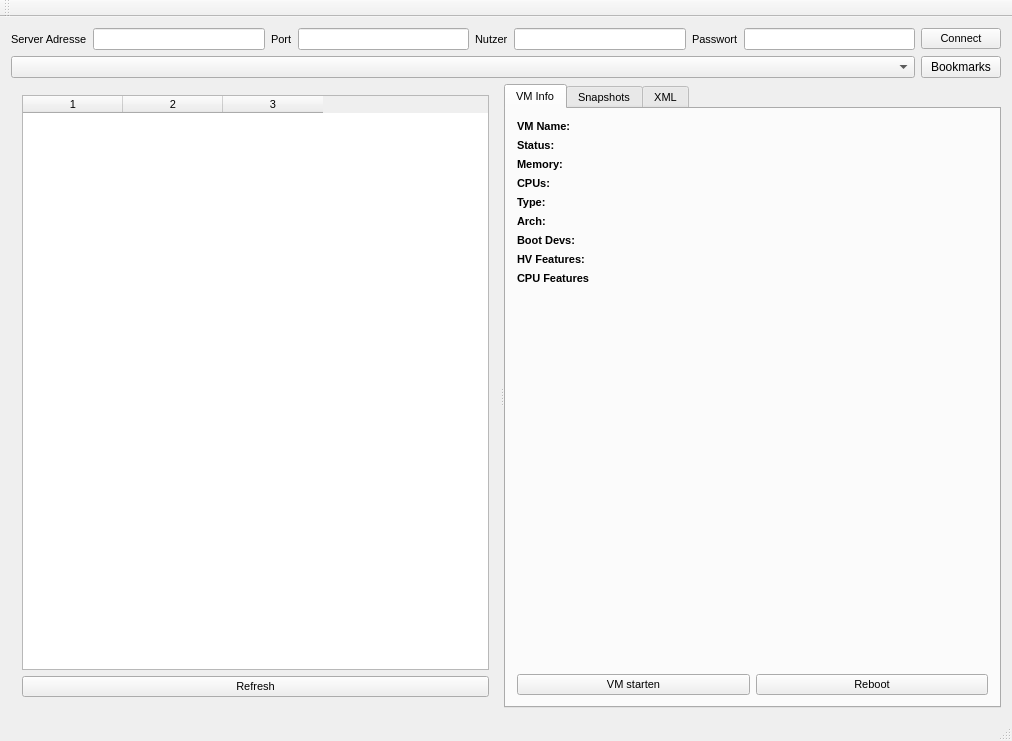
<?xml version="1.0" encoding="UTF-8"?>
<ui version="4.0">
 <class>VirshGui</class>
 <widget class="QMainWindow" name="VirshGui">
  <property name="geometry">
   <rect>
    <x>0</x>
    <y>0</y>
    <width>1012</width>
    <height>741</height>
   </rect>
  </property>
  <property name="windowTitle">
   <string>VirshGui</string>
  </property>
  <widget class="QWidget" name="centralWidget">
   <layout class="QVBoxLayout" name="verticalLayout">
    <item>
     <layout class="QHBoxLayout" name="horizontalLayout">
      <item>
       <widget class="QLabel" name="serverAddrLabel">
        <property name="font">
         <font>
          <pointsize>8</pointsize>
         </font>
        </property>
        <property name="text">
         <string>Server Adresse</string>
        </property>
       </widget>
      </item>
      <item>
       <widget class="QLineEdit" name="hostEdit">
        <property name="font">
         <font>
          <pointsize>8</pointsize>
         </font>
        </property>
       </widget>
      </item>
      <item>
       <widget class="QLabel" name="portLabel">
        <property name="font">
         <font>
          <pointsize>8</pointsize>
         </font>
        </property>
        <property name="text">
         <string>Port</string>
        </property>
       </widget>
      </item>
      <item>
       <widget class="QLineEdit" name="portEdit">
        <property name="font">
         <font>
          <pointsize>8</pointsize>
         </font>
        </property>
       </widget>
      </item>
      <item>
       <widget class="QLabel" name="userLabel">
        <property name="font">
         <font>
          <pointsize>8</pointsize>
         </font>
        </property>
        <property name="text">
         <string>Nutzer</string>
        </property>
       </widget>
      </item>
      <item>
       <widget class="QLineEdit" name="userEdit">
        <property name="font">
         <font>
          <pointsize>8</pointsize>
         </font>
        </property>
       </widget>
      </item>
      <item>
       <widget class="QLabel" name="passwordLabel">
        <property name="font">
         <font>
          <pointsize>8</pointsize>
         </font>
        </property>
        <property name="text">
         <string>Passwort</string>
        </property>
       </widget>
      </item>
      <item>
       <widget class="QLineEdit" name="passwordEdit">
        <property name="font">
         <font>
          <pointsize>8</pointsize>
         </font>
        </property>
        <property name="echoMode">
         <enum>QLineEdit::Password</enum>
        </property>
       </widget>
      </item>
      <item>
       <widget class="QPushButton" name="connectButton">
        <property name="font">
         <font>
          <pointsize>8</pointsize>
         </font>
        </property>
        <property name="text">
         <string>Connect</string>
        </property>
       </widget>
      </item>
     </layout>
    </item>
    <item>
     <layout class="QHBoxLayout" name="horizontalLayout_2">
      <item>
       <widget class="QComboBox" name="bookmarList">
        <property name="sizePolicy">
         <sizepolicy hsizetype="Expanding" vsizetype="Fixed">
          <horstretch>0</horstretch>
          <verstretch>0</verstretch>
         </sizepolicy>
        </property>
       </widget>
      </item>
      <item>
       <widget class="QPushButton" name="manageBookmarks">
        <property name="text">
         <string>Bookmarks</string>
        </property>
       </widget>
      </item>
     </layout>
    </item>
    <item>
     <widget class="QSplitter" name="splitter">
      <property name="sizePolicy">
       <sizepolicy hsizetype="Preferred" vsizetype="Preferred">
        <horstretch>0</horstretch>
        <verstretch>0</verstretch>
       </sizepolicy>
      </property>
      <property name="font">
       <font>
        <pointsize>8</pointsize>
       </font>
      </property>
      <property name="orientation">
       <enum>Qt::Horizontal</enum>
      </property>
      <widget class="QWidget" name="verticalLayoutWidget">
       <layout class="QVBoxLayout" name="vertivalTable">
        <item>
         <widget class="QTableWidget" name="vmListTable">
          <property name="font">
           <font>
            <pointsize>8</pointsize>
           </font>
          </property>
          <property name="editTriggers">
           <set>QAbstractItemView::NoEditTriggers</set>
          </property>
          <property name="tabKeyNavigation">
           <bool>false</bool>
          </property>
          <property name="showDropIndicator" stdset="0">
           <bool>true</bool>
          </property>
          <property name="alternatingRowColors">
           <bool>false</bool>
          </property>
          <property name="showGrid">
           <bool>false</bool>
          </property>
          <property name="gridStyle">
           <enum>Qt::NoPen</enum>
          </property>
          <property name="sortingEnabled">
           <bool>true</bool>
          </property>
          <property name="cornerButtonEnabled">
           <bool>true</bool>
          </property>
          <property name="columnCount">
           <number>3</number>
          </property>
          <attribute name="horizontalHeaderCascadingSectionResizes">
           <bool>false</bool>
          </attribute>
          <attribute name="horizontalHeaderDefaultSectionSize">
           <number>100</number>
          </attribute>
          <attribute name="horizontalHeaderHighlightSections">
           <bool>false</bool>
          </attribute>
          <attribute name="horizontalHeaderShowSortIndicator" stdset="0">
           <bool>true</bool>
          </attribute>
          <column/>
          <column/>
          <column/>
         </widget>
        </item>
        <item>
         <widget class="QPushButton" name="refreshVmList">
          <property name="text">
           <string>Refresh</string>
          </property>
         </widget>
        </item>
       </layout>
      </widget>
      <widget class="QTabWidget" name="vmTabs">
       <property name="currentIndex">
        <number>0</number>
       </property>
       <widget class="QWidget" name="infos">
        <attribute name="title">
         <string>VM Info</string>
        </attribute>
        <layout class="QVBoxLayout" name="verticalLayout_3">
         <item>
          <layout class="QFormLayout" name="formLayout">
           <property name="fieldGrowthPolicy">
            <enum>QFormLayout::AllNonFixedFieldsGrow</enum>
           </property>
           <item row="1" column="0">
            <widget class="QLabel" name="label">
             <property name="font">
              <font>
               <weight>75</weight>
               <bold>true</bold>
              </font>
             </property>
             <property name="text">
              <string>VM Name:</string>
             </property>
            </widget>
           </item>
           <item row="1" column="1">
            <widget class="QLabel" name="vmnameLabel">
             <property name="text">
              <string/>
             </property>
             <property name="textInteractionFlags">
              <set>Qt::LinksAccessibleByMouse|Qt::TextSelectableByKeyboard|Qt::TextSelectableByMouse</set>
             </property>
            </widget>
           </item>
           <item row="2" column="0">
            <widget class="QLabel" name="label_2">
             <property name="font">
              <font>
               <weight>75</weight>
               <bold>true</bold>
              </font>
             </property>
             <property name="text">
              <string>Status:</string>
             </property>
            </widget>
           </item>
           <item row="2" column="1">
            <widget class="QLabel" name="statusLabel">
             <property name="text">
              <string/>
             </property>
             <property name="textInteractionFlags">
              <set>Qt::LinksAccessibleByMouse|Qt::TextSelectableByKeyboard|Qt::TextSelectableByMouse</set>
             </property>
            </widget>
           </item>
           <item row="3" column="0">
            <widget class="QLabel" name="label_5">
             <property name="font">
              <font>
               <weight>75</weight>
               <bold>true</bold>
              </font>
             </property>
             <property name="text">
              <string>Memory:</string>
             </property>
            </widget>
           </item>
           <item row="3" column="1">
            <widget class="QLabel" name="memoryLabel">
             <property name="text">
              <string/>
             </property>
            </widget>
           </item>
           <item row="4" column="0">
            <widget class="QLabel" name="label_7">
             <property name="font">
              <font>
               <weight>75</weight>
               <bold>true</bold>
              </font>
             </property>
             <property name="text">
              <string>CPUs:</string>
             </property>
            </widget>
           </item>
           <item row="4" column="1">
            <widget class="QLabel" name="cpucountLabel">
             <property name="text">
              <string/>
             </property>
            </widget>
           </item>
           <item row="5" column="0">
            <widget class="QLabel" name="label4">
             <property name="font">
              <font>
               <weight>75</weight>
               <bold>true</bold>
              </font>
             </property>
             <property name="text">
              <string>Type:</string>
             </property>
            </widget>
           </item>
           <item row="5" column="1">
            <widget class="QLabel" name="typeLabel">
             <property name="text">
              <string/>
             </property>
            </widget>
           </item>
           <item row="6" column="0">
            <widget class="QLabel" name="label_6">
             <property name="font">
              <font>
               <weight>75</weight>
               <bold>true</bold>
              </font>
             </property>
             <property name="text">
              <string>Arch:</string>
             </property>
            </widget>
           </item>
           <item row="6" column="1">
            <widget class="QLabel" name="archLabel">
             <property name="text">
              <string/>
             </property>
            </widget>
           </item>
           <item row="7" column="0">
            <widget class="QLabel" name="label_3">
             <property name="font">
              <font>
               <weight>75</weight>
               <bold>true</bold>
              </font>
             </property>
             <property name="text">
              <string>Boot Devs:</string>
             </property>
            </widget>
           </item>
           <item row="7" column="1">
            <widget class="QLabel" name="bootdevLabel">
             <property name="text">
              <string/>
             </property>
            </widget>
           </item>
           <item row="8" column="0">
            <widget class="QLabel" name="label_4">
             <property name="font">
              <font>
               <weight>75</weight>
               <bold>true</bold>
              </font>
             </property>
             <property name="text">
              <string>HV Features:</string>
             </property>
            </widget>
           </item>
           <item row="8" column="1">
            <widget class="QLabel" name="hvFeaturesLabel">
             <property name="text">
              <string/>
             </property>
            </widget>
           </item>
           <item row="9" column="0">
            <widget class="QLabel" name="label_9">
             <property name="font">
              <font>
               <weight>75</weight>
               <bold>true</bold>
              </font>
             </property>
             <property name="text">
              <string>CPU Features</string>
             </property>
            </widget>
           </item>
           <item row="9" column="1">
            <widget class="QLabel" name="cpuFeaturesLabel">
             <property name="text">
              <string/>
             </property>
            </widget>
           </item>
          </layout>
         </item>
         <item>
          <layout class="QHBoxLayout" name="statusControlLayout">
           <item>
            <widget class="QPushButton" name="startStopButton">
             <property name="text">
              <string>VM starten</string>
             </property>
            </widget>
           </item>
           <item>
            <widget class="QPushButton" name="rebootButton">
             <property name="text">
              <string>Reboot</string>
             </property>
            </widget>
           </item>
          </layout>
         </item>
        </layout>
       </widget>
       <widget class="QWidget" name="snapshotsTab">
        <attribute name="title">
         <string>Snapshots</string>
        </attribute>
        <layout class="QVBoxLayout" name="snapshotsTabLayout"/>
       </widget>
       <widget class="QWidget" name="xml">
        <attribute name="title">
         <string>XML</string>
        </attribute>
        <layout class="QVBoxLayout" name="verticalLayout_2">
         <item>
          <widget class="QTextBrowser" name="xmlDisplay"/>
         </item>
        </layout>
       </widget>
      </widget>
     </widget>
    </item>
   </layout>
  </widget>
  <widget class="QMenuBar" name="menuBar">
   <property name="geometry">
    <rect>
     <x>0</x>
     <y>0</y>
     <width>1012</width>
     <height>25</height>
    </rect>
   </property>
  </widget>
  <widget class="QToolBar" name="mainToolBar">
   <attribute name="toolBarArea">
    <enum>TopToolBarArea</enum>
   </attribute>
   <attribute name="toolBarBreak">
    <bool>false</bool>
   </attribute>
  </widget>
  <widget class="QStatusBar" name="statusBar"/>
 </widget>
 <layoutdefault spacing="6" margin="11"/>
 <resources/>
 <connections/>
</ui>
